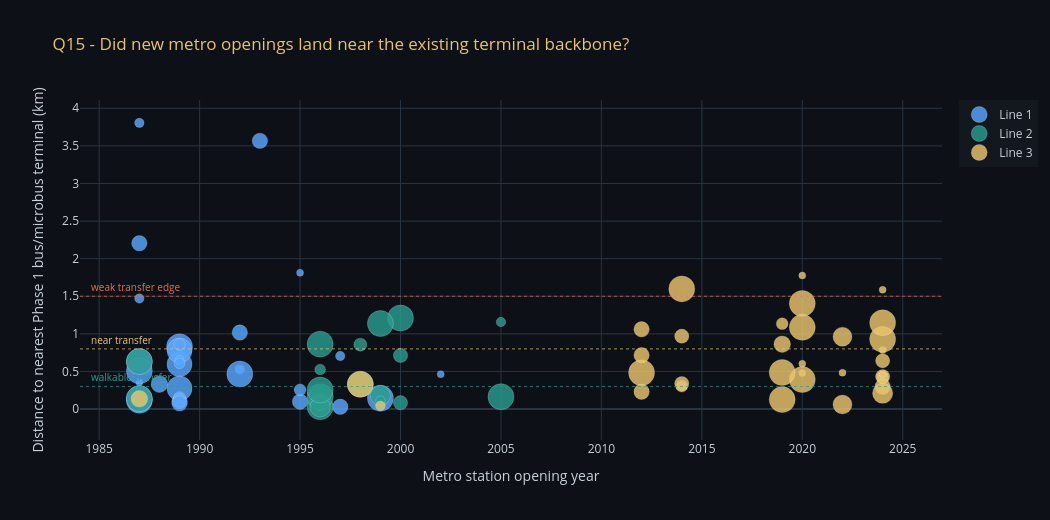

This figure's notebook cell:
### Markdown cell above
<div style="background:rgba(88,166,255,0.06);border-left:3px solid #58A6FF;padding:14px 20px;border-radius:0 6px 6px 0;margin:16px 0;width:calc(100% - 32px);max-width:calc(100% - 32px);box-sizing:border-box;overflow-x:auto;overflow-wrap:anywhere;word-break:break-word;white-space:normal;">
 <span style="font-family:'Share Tech Mono',monospace;color:#58A6FF;font-size:.85em;letter-spacing:.15em;max-width:100%;box-sizing:border-box;overflow-wrap:anywhere;word-break:break-word;white-space:normal;">? CODE EXPLANATION</span>
 <p style="margin:8px 0 0;color:#C9D1D9;line-height:1.6;max-width:100%;box-sizing:border-box;overflow-wrap:anywhere;word-break:break-word;white-space:normal;">Visualize integration in two ways: first as a timeline of station openings colored by metro line, where the y-axis is distance to the nearest terminal; second as a distribution by line. The horizontal bands mark practical transfer thresholds rather than pretending terminal supply changed over time.</p>
</div>

### Code cell
# Q15 - Opening timeline, but y-axis is transfer distance instead of fake bus time series.
fig = go.Figure()
for line in ['Line 1', 'Line 2', 'Line 3']:
    sub = metro_terminal[metro_terminal.line == line].dropna(subset=['opening_year', 'dist_to_terminal_km'])
    fig.add_trace(go.Scatter(
        x=sub['opening_year'],
        y=sub['dist_to_terminal_km'],
        mode='markers',
        name=line,
        marker=dict(
            color=colors_l.get(line, '#C9D1D9'),
            size=np.clip(sub['terminal_total_routes'].fillna(0) * 1.2 + 7, 7, 26),
            opacity=0.82,
            line=dict(color='rgba(255,255,255,0.35)', width=0.7),
        ),
        text=sub['station_en'],
        customdata=np.stack([sub['nearest_terminal'], sub['terminal_total_routes'].fillna(0), sub['integration_band'].astype(str)], axis=-1),
        hovertemplate='<b>%{text}</b><br>Opened: %{x}<br>Nearest terminal distance: %{y:.2f} km<br>Nearest terminal: %{customdata[0]}<br>Terminal routes: %{customdata[1]:.0f}<br>%{customdata[2]}<extra></extra>'
    ))
for y, label, color in [(0.3, 'walkable transfer', '#2A9D8F'), (0.8, 'near transfer', '#E9C46A'), (1.5, 'weak transfer edge', '#E86F51')]:
    fig.add_shape(
        type='line', x0=0, x1=1, y0=y, y1=y,
        xref='paper', yref='y',
        line=dict(color=color, dash='dot', width=1), opacity=0.7,
    )
    fig.add_annotation(
        x=0.01, y=y, xref='paper', yref='y', text=label,
        showarrow=False, xanchor='left', yanchor='bottom',
        font=dict(color=color, size=10),
    )
fig.update_layout(
    template='plotly_dark', paper_bgcolor=BG, plot_bgcolor=BG,
    title=dict(text='Q15 - Did new metro openings land near the existing terminal backbone?', font=dict(color='#E9C46A')),
    xaxis=dict(title='Metro station opening year', color=TXT),
    yaxis=dict(title='Distance to nearest Phase 1 bus/microbus terminal (km)', color=TXT),
    font=dict(color=TXT), height=520, width=1050,
    legend=dict(bgcolor='rgba(22,27,34,0.7)', bordercolor='rgba(88,166,255,0.2)')
)
fig.show()

fig = go.Figure()
for line, sub in metro_terminal.groupby('line'):
    fig.add_trace(go.Box(
        y=sub['dist_to_terminal_km'],
        name=line,
        marker_color=colors_l.get(line, '#C9D1D9'),
        boxpoints='all', jitter=0.32, pointpos=0,
        customdata=np.stack([sub['station_en'], sub['nearest_terminal']], axis=-1),
        hovertemplate='<b>%{customdata[0]}</b><br>Nearest terminal: %{customdata[1]}<br>Distance: %{y:.2f} km<extra></extra>'
    ))
fig.update_layout(
    template='plotly_dark', paper_bgcolor=BG, plot_bgcolor=BG,
    title=dict(text='Q15 - Transfer-distance distribution by metro line', font=dict(color='#E9C46A')),
    xaxis=dict(title='Metro line', color=TXT),
    yaxis=dict(title='Distance to nearest terminal (km)', color=TXT),
    font=dict(color=TXT), height=480, width=850,
)
fig.show()

### Figure 1 — Plotly figure (JSON) as saved in the notebook; plotly's stock layout.template omitted (floating-point values rounded to 4 significant figures)
{"data": [{"customdata": [["Helwan Metro", 13, "walkable transfer (<300m)"], ["Helwan University (Ain Helwan)", 0, "near transfer (300-800m)"], ["Helwan University (Ain Helwan)", 0, "near transfer (300-800m)"], ["Helwan University (Ain Helwan)", 0, "disconnected (>1500m)"], ["Hadayeq Helwan", 2, "near transfer (300-800m)"], ["Hadayeq Helwan", 2, "weak transfer (800-1500m)"], ["Hadayeq Helwan", 2, "disconnected (>1500m)"], ["Maadi Metro", 7, "disconnected (>1500m)"], ["Maadi Metro", 7, "disconnected (>1500m)"], ["Maadi Metro", 7, "weak transfer (800-1500m)"], ["Maadi Metro", 7, "walkable transfer (<300m)"], ["El Itihad Square (Maadi)", 2, "near transfer (300-800m)"], ["Dar El Salam", 8, "near transfer (300-800m)"], ["Zahraa Metro", 7, "walkable transfer (<300m)"], ["Amr Ibn El Aas", 16, "near transfer (300-800m)"], ["Al Malek Al Saleh", 4, "walkable transfer (<300m)"], ["Abou Al Reesh", 16, "walkable transfer (<300m)"], ["Saad Zaghloul Metro", 2, "walkable transfer (<300m)"], ["Abd Al Moneim Riad", 115, "near transfer (300-800m)"], ["Isaaf", 8, "walkable transfer (<300m)"], ["Ramses", 76, "near transfer (300-800m)"], ["Ramses", 76, "walkable transfer (<300m)"], ["Ghamra", 7, "walkable transfer (<300m)"], ["Abbasseya", 56, "weak transfer (800-1500m)"], ["Hadaek EL Kobba", 15, "near transfer (300-800m)"], ["Hadaek EL Kobba", 15, "walkable transfer (<300m)"], ["Hadaek EL Kobba", 15, "near transfer (300-800m)"], ["Saray Al Qobba", 4, "walkable transfer (<300m)"], ["Saray Al Qobba", 4, "weak transfer (800-1500m)"], ["Helmeyet El Zaitoun Metro", 4, "walkable transfer (<300m)"], ["Bus Stop 43 (Matareya)", 2, "near transfer (300-800m)"], ["Ain Shams Metro", 5, "walkable transfer (<300m)"], ["Ezbet Al Nakhl", 7, "walkable transfer (<300m)"], ["Al Marg Police", 3, "near transfer (300-800m)"], ["New Marg", 87, "walkable transfer (<300m)"]], "hovertemplate": "<b>%{text}</b><br>Opened: %{x}<br>Nearest terminal distance: %{y:.2f} km<br>Nearest terminal: %{customdata[0]}<br>Terminal routes: %{customdata[1]:.0f}<br>%{customdata[2]}<extra></extra>", "marker": {"color": "#58A6FF", "line": {"color": "rgba(255,255,255,0.35)", "width": 0.7}, "opacity": 0.82, "size": [22.6, 7.0, 7.0, 7.0, 9.4, 9.4, 9.4, 15.4, 15.4, 15.4, 15.4, 9.4, 16.6, 15.4, 26.0, 11.8, 26.0, 9.4, 26.0, 16.6, 26.0, 26.0, 15.4, 26.0, 25.0, 25.0, 25.0, 11.8, 11.8, 11.8, 9.4, 13.0, 15.4, 10.6, 26.0]}, "mode": "markers", "name": "Line 1", "text": ["Helwan", "Ain Helwan", "Helwan University metro station", "Wadi Hof", "Hadayek Helwan", "El-Maasara", "Tora El-Asmant", "Kozzika", "Tora El-Balad", "Sakanat El-Maadi", "Maadi", "Hadayek El-Maadi", "Dar El-Salam", "El-Zahraa'", "Mar Girgis ", "El-Malek El-Saleh", "Al-Sayeda Zeinab", "Saad Zaghloul", "Sadat", "Nasser", "Orabi", "Al-Shohadaa ", "Ghamra", "El-Demerdash", "Manshiet El-Sadr", "Kobri El-Qobba", "Hammamat El-Qobba", "Saray El-Qobba", "Hadayeq El-Zaitoun", "Helmeyet El-Zaitoun", "El-Matareyya", "Ain Shams", "Ezbet El-Nakhl", "El-Marg", "New El-Marg"], "type": "scatter", "x": [1987, 1987, 2002, 1995, 1997, 1987, 1987, 1993, 1987, 1992, 1995, 1992, 1988, 1997, 1992, 1995, 1987, 1987, 1987, 1987, 1987, 1987, 1989, 1989, 1989, 1989, 1989, 1989, 1989, 1989, 1989, 1989, 1989, 1989, 1999], "y": [0.1533, 0.3559, 0.4634, 1.812, 0.7051, 1.47, 3.806, 3.567, 2.204, 1.017, 0.0979, 0.5275, 0.3307, 0.02998, 0.4657, 0.2555, 0.1154, 0.2262, 0.6308, 0.1361, 0.5082, 0.1385, 0.1026, 0.8277, 0.596, 0.2739, 0.7782, 0.09179, 0.858, 0.1523, 0.6481, 0.1193, 0.07549, 0.6072, 0.143]}, {"customdata": [["Moneeb", 92, "walkable transfer (<300m)"], ["Omraneyya", 2, "weak transfer (800-1500m)"], ["Giza Square", 81, "weak transfer (800-1500m)"], ["Motseian", 6, "near transfer (300-800m)"], ["Motseian", 6, "walkable transfer (<300m)"], ["Cairo University Metro", 2, "walkable transfer (<300m)"], ["Bohooth (Al Kobri Al Khashab)", 11, "walkable transfer (<300m)"], ["Dokki", 2, "walkable transfer (<300m)"], ["Abd Al Moneim Riad", 115, "weak transfer (800-1500m)"], ["Abd Al Moneim Riad", 115, "near transfer (300-800m)"], ["Ahmed Maher Hospital", 5, "weak transfer (800-1500m)"], ["Attaba", 75, "near transfer (300-800m)"], ["Ramses", 76, "walkable transfer (<300m)"], ["Masarra", 3, "near transfer (300-800m)"], ["Dawaran Shubra", 26, "walkable transfer (<300m)"], ["Dawaran Shubra", 26, "weak transfer (800-1500m)"], ["Khalafawy Square", 3, "walkable transfer (<300m)"], ["Mazallat", 49, "walkable transfer (<300m)"], ["Kolleyet Al Zeraah (Ain Shams University)", 11, "walkable transfer (<300m)"], ["Moassasa", 86, "walkable transfer (<300m)"]], "hovertemplate": "<b>%{text}</b><br>Opened: %{x}<br>Nearest terminal distance: %{y:.2f} km<br>Nearest terminal: %{customdata[0]}<br>Terminal routes: %{customdata[1]:.0f}<br>%{customdata[2]}<extra></extra>", "marker": {"color": "#2A9D8F", "line": {"color": "rgba(255,255,255,0.35)", "width": 0.7}, "opacity": 0.82, "size": [26.0, 9.4, 26.0, 14.2, 14.2, 9.4, 20.2, 9.4, 26.0, 26.0, 13.0, 26.0, 26.0, 10.6, 26.0, 26.0, 10.6, 26.0, 20.2, 26.0]}, "mode": "markers", "name": "Line 2", "text": ["El-Mounib", "Sakiat Mekky", "Omm El-Masryeen ", "El Giza", "Faisal", "Cairo University", "El Bohoth", "Dokki", "Opera", "Sadat", "Mohamed Naguib", "Attaba", "Al-Shohadaa ", "Masarra", "Road El-Farag", "St. Teresa", "Khalafawy", "Mezallat", "Kolleyyet El-Zeraa", "Shubra El-Kheima"], "type": "scatter", "x": [2005, 2005, 2000, 2000, 2000, 1999, 1999, 1999, 1999, 1987, 1998, 1998, 1987, 1996, 1996, 1996, 1996, 1996, 1996, 1996], "y": [0.1643, 1.157, 1.211, 0.713, 0.08413, 0.04334, 0.1823, 0.1123, 1.137, 0.6308, 0.8566, 0.3302, 0.1385, 0.5255, 0.03045, 0.8632, 0.04631, 0.1647, 0.02848, 0.253]}, {"customdata": [["Al-Salam (10th of Ramadan)", 123, "weak transfer (800-1500m)"], ["Awwel Gamal - Gesr EL Suez", 0, "near transfer (300-800m)"], ["Awwel Gamal - Gesr EL Suez", 0, "near transfer (300-800m)"], ["Awwel Gamal - Gesr EL Suez", 0, "disconnected (>1500m)"], ["Al Nozha Al Gadida (Gesr El Suez Garage)", 33, "weak transfer (800-1500m)"], ["Al Nozha Al Gadida (Gesr El Suez Garage)", 33, "near transfer (300-800m)"], ["Alf Maskan", 49, "near transfer (300-800m)"], ["Alf Maskan", 49, "walkable transfer (<300m)"], ["Hegaz Square", 8, "weak transfer (800-1500m)"], ["Korba", 4, "weak transfer (800-1500m)"], ["Korba", 4, "near transfer (300-800m)"], ["Koleyet Al Banat - Ain Shams University", 6, "near transfer (300-800m)"], ["Rabaah Al Adaweya Mosque", 6, "weak transfer (800-1500m)"], ["Abbasseya", 56, "disconnected (>1500m)"], ["Abbasseya", 56, "near transfer (300-800m)"], ["Ghamra", 7, "weak transfer (800-1500m)"], ["Ghamra", 7, "near transfer (300-800m)"], ["Bab Al Shaaria Square", 7, "walkable transfer (<300m)"], ["Attaba", 75, "near transfer (300-800m)"], ["Isaaf", 8, "walkable transfer (<300m)"], ["Maspero Ferry", 0, "near transfer (300-800m)"], ["Kit Kat Square", 10, "weak transfer (800-1500m)"], ["Kit Kat Square", 10, "walkable transfer (<300m)"], ["Madinat Al Talaba (Imbaba)", 6, "near transfer (300-800m)"], ["Omara, Bashtil", 0, "near transfer (300-800m)"], ["Basrawy", 4, "near transfer (300-800m)"], ["Awwel Al Qawmeyya Al Arabeyya", 0, "near transfer (300-800m)"], ["Qawmeya Arabeya", 7, "walkable transfer (<300m)"], ["Jazirat Mohamed (2)", 0, "disconnected (>1500m)"], ["Madinat Al Talaba (Imbaba)", 6, "near transfer (300-800m)"], ["Lebanon Square", 37, "weak transfer (800-1500m)"], ["Bulaq Al Dakrur", 54, "weak transfer (800-1500m)"], ["Bohooth (Al Kobri Al Khashab)", 11, "walkable transfer (<300m)"], ["Cairo University Metro", 2, "walkable transfer (<300m)"]], "hovertemplate": "<b>%{text}</b><br>Opened: %{x}<br>Nearest terminal distance: %{y:.2f} km<br>Nearest terminal: %{customdata[0]}<br>Terminal routes: %{customdata[1]:.0f}<br>%{customdata[2]}<extra></extra>", "marker": {"color": "#E9C46A", "line": {"color": "rgba(255,255,255,0.35)", "width": 0.7}, "opacity": 0.82, "size": [26.0, 7.0, 7.0, 7.0, 26.0, 26.0, 26.0, 26.0, 16.6, 11.8, 11.8, 14.2, 14.2, 26.0, 26.0, 15.4, 15.4, 15.4, 26.0, 16.6, 7.0, 19.0, 19.0, 14.2, 7.0, 11.8, 7.0, 15.4, 7.0, 14.2, 26.0, 26.0, 20.2, 9.4]}, "mode": "markers", "name": "Line 3", "text": ["Adly Mansour", "El Haykestep", "Omar Ibn El-Khattab", "Qobaa", "Hesham Barakat", "El-Nozha", "Nadi El-Shams", "Alf Maskan", "Heliopolis Square", "Haroun", "Al-Ahram", "Koleyet El-Banat", "Stadium", "Fair Zone", "Abbassia", "Abdou Pasha", "El Geish", "Bab El Shaaria", "Attaba", "Nasser", "Maspero", "Safaa Hegazy", "Kit Kat", "Sudan", "Imbaba", "El-Bohy", "El-Qawmia", "Ring Road", "Rod al-Farag Corridor", "Tawfikia", "Wadi El Nile", "Gamat El Dowal", "Boulak El Dakrour", "Cairo University"], "type": "scatter", "x": [2020, 2020, 2020, 2020, 2020, 2020, 2019, 2019, 2019, 2019, 2014, 2014, 2014, 2014, 2012, 2012, 2012, 2012, 1998, 1987, 2022, 2022, 2022, 2024, 2024, 2024, 2024, 2024, 2024, 2024, 2024, 2024, 2024, 1999], "y": [1.404, 0.4786, 0.6035, 1.777, 1.087, 0.3915, 0.4865, 0.1258, 0.8622, 1.135, 0.3045, 0.3384, 0.9685, 1.598, 0.4835, 1.061, 0.716, 0.2297, 0.3302, 0.1361, 0.4828, 0.9622, 0.06068, 0.4311, 0.7841, 0.4199, 0.4642, 0.2972, 1.586, 0.6417, 0.929, 1.148, 0.2101, 0.04334]}], "layout": {"annotations": [{"font": {"color": "#2A9D8F", "size": 10}, "showarrow": false, "text": "walkable transfer", "x": 0.01, "xanchor": "left", "xref": "paper", "y": 0.3, "yanchor": "bottom", "yref": "y"}, {"font": {"color": "#E9C46A", "size": 10}, "showarrow": false, "text": "near transfer", "x": 0.01, "xanchor": "left", "xref": "paper", "y": 0.8, "yanchor": "bottom", "yref": "y"}, {"font": {"color": "#E86F51", "size": 10}, "showarrow": false, "text": "weak transfer edge", "x": 0.01, "xanchor": "left", "xref": "paper", "y": 1.5, "yanchor": "bottom", "yref": "y"}], "font": {"color": "#C9D1D9"}, "height": 520, "legend": {"bgcolor": "rgba(22,27,34,0.7)", "bordercolor": "rgba(88,166,255,0.2)"}, "paper_bgcolor": "#0D1117", "plot_bgcolor": "#0D1117", "shapes": [{"line": {"color": "#2A9D8F", "dash": "dot", "width": 1}, "opacity": 0.7, "type": "line", "x0": 0, "x1": 1, "xref": "paper", "y0": 0.3, "y1": 0.3, "yref": "y"}, {"line": {"color": "#E9C46A", "dash": "dot", "width": 1}, "opacity": 0.7, "type": "line", "x0": 0, "x1": 1, "xref": "paper", "y0": 0.8, "y1": 0.8, "yref": "y"}, {"line": {"color": "#E86F51", "dash": "dot", "width": 1}, "opacity": 0.7, "type": "line", "x0": 0, "x1": 1, "xref": "paper", "y0": 1.5, "y1": 1.5, "yref": "y"}], "title": {"font": {"color": "#E9C46A"}, "text": "Q15 - Did new metro openings land near the existing terminal backbone?"}, "width": 1050, "xaxis": {"color": "#C9D1D9", "title": {"text": "Metro station opening year"}}, "yaxis": {"color": "#C9D1D9", "title": {"text": "Distance to nearest Phase 1 bus/microbus terminal (km)"}}}}
